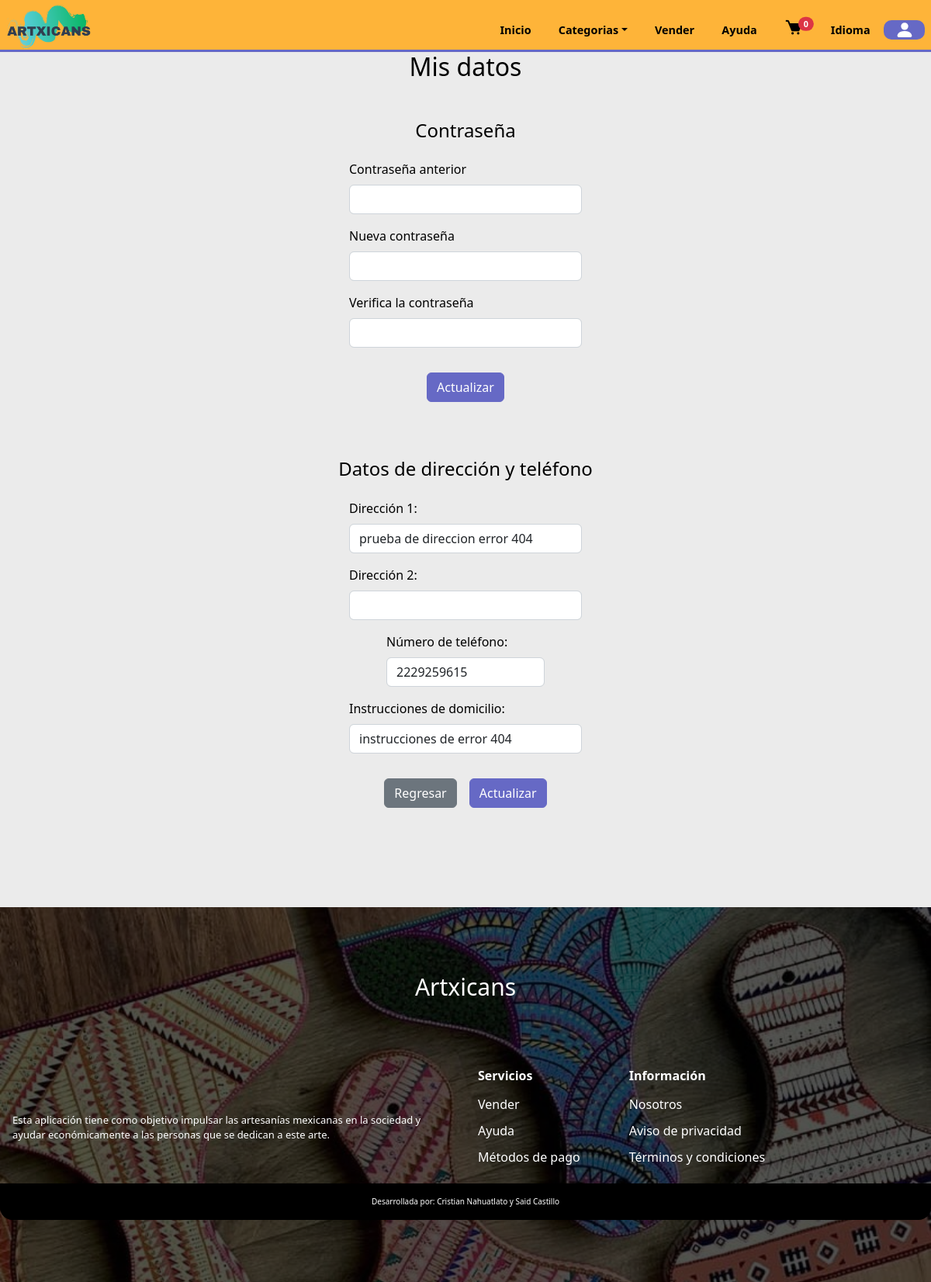
The page /mydata.php (signed in) on the database its author committed.
### tables this page shows
CREATE TABLE `direcciones` (
  `id_direccion` int(11) NOT NULL,
  `usuario_id` int(11) NOT NULL,
  `nombre` varchar(100) NOT NULL,
  `direccion1` varchar(200) NOT NULL,
  `direccion2` varchar(200) NOT NULL,
  `ciudad` varchar(200) NOT NULL,
  `estado` varchar(200) NOT NULL,
  `pais` varchar(90) NOT NULL,
  `codigopostal` varchar(10) NOT NULL,
  `telefono` varchar(10) NOT NULL,
  `instrucciones` text NOT NULL
);

### mydata.php (called while the page is built, shortened)
<?php
    include('./global/conexion.php');
    include('./templates/cabecera.php');
    include('global/Smydata.php');
?>
<?php
    include('./templates/pie.php');
?>

### global/Smydata.php (the view, shortened to what this page needs)
<?php
    $id_user = $_SESSION['id'];
?>
<section class="mydata">
    <h1 align="center">Mis datos</h1>
    <br>
    <form class="my-data mt-4" method="post" >
        <h2 align="center">Contraseña</h2>
        <br>
        <div class="mb-3">
            <label for="password" class="form-label">Contraseña anterior</label>
            <input type="password" class="form-control input-width" name="oldpassword">
        </div>
        <div class="mb-3">
            <label for="password" class="form-label">Nueva contraseña</label>
            <input type="password" class="form-control input-width" name="newpassword">
        </div>
        <div class="mb-3">
            <label for="password" class="form-label">Verifica la contraseña</label>
            <input type="password" class="form-control input-width" name="repeatpassword">
        </div>
        <div class="mt-3 buttons-data">
            <button type="submit" name="updatepassword" class="btn btn-info">Actualizar</button>
        </div>
    </form>
    <br>
    <br>
<?php
    $sql = mysqli_query($conn,"SELECT * FROM registro WHERE ID = '$id_user'");
    $res = mysqli_fetch_array($sql);
    if($res['direccion'] == 1){
?>
    <form class="my-data mt-4" method="post" >
        <h2 align="center">Datos de dirección y teléfono</h2>
        <br>
<?php
        $query2 = mysqli_query($conn,"SELECT * FROM direcciones WHERE usuario_id = '$id_user'");
        $data2 = mysqli_fetch_array($query2);
?>
        <div class="mb-3">
            <label for="direccion1" class="form-label">Dirección 1:</label>
            <input type="text" class="form-control input-width" id="direccion1" name="direccion1" value="<?php echo $data2['direccion1']?>" >
        </div>
        <div class="mb-3">
            <label for="direccion2" class="form-label">Dirección 2:</label>
            <input type="text" class="form-control input-width" id="direccion2" name="direccion2" value="<?php echo $data2['direccion2']?>" >
        </div>
        <div class="mb-3">
            <label for="telefono" class="form-label">Número de teléfono:</label>
            <div class="telefonos">
            <input type="text" class="form-control input-medium" id="telefono" name="telefono" value="<?php echo $data2['telefono']?>" >
            </div>
        </div>
        <div class="mb-3">
            <label for="instrucciones" class="form-label">Instrucciones de domicilio:</label>
            <input type="text" class="form-control input-width" id="instrucciones" name="instrucciones" value="<?php echo $data2['instrucciones']?>" >
        </div>
        <div class="mt-3 buttons-data">
            <a class="btn btn-secondary" href='./profile.php'>Regresar</a>
            <button type="submit" name="updatedata" class="btn btn-info">Actualizar</button>
        </div>
    </form>
<?php
        }
?>
</section>

### styles/home/products.css (style rules this page uses)
.btn-info { --bs-btn-color: var(--bs-white); --bs-btn-bg: var(--second-alpha-color); --bs-btn-border-color: var(--second-alpha-color); --bs-btn-hover-color: var(--bs-white); --bs-btn-hover-bg: #787bc8; --bs-btn-hover-border-color:var(--second-alpha-color) ; --bs-btn-focus-shadow-rgb: var(--bd-violet-rgb); --bs-btn-active-color: var(--bs-btn-hover-color); --bs-btn-active-bg: var(--second-alpha-color); --bs-btn-active-border-color: var(--second-alpha-color); --bs-btn-disabled-color:rgb(57, 55, 55); --bs-btn-disabled-bg: #a7a9ea; --bs-btn-disabled-border-color: #787bc8; }

### styles/home/main.css (style rules this page uses)
body { top:0px !important; }

### styles/pages/profile.css (style rules this page uses)
.my-data { display: flex; align-items: center; justify-content: center; flex-direction: column; }
.telefonos { display: flex; flex-direction: row; gap: 0.5rem; }
.input-width { width: 90vw; }
.input-medium { width: 60vw; }
.buttons-data { display: flex; align-items: center; justify-content: center; flex-direction: row; gap: 1rem; flex-wrap: nowrap; }
@media screen and (min-width:768px) { .input-width { width: 25vw; } }
@media screen and (min-width:768px) { .input-medium { width: 17vw; } }

### index.css (style rules this page uses)
:root { --first-color: #feb439; --first-alpha-color: #FDD100; --second-color: #7D3C98; --second-alpha-color: #6669c5; --black-color: black; --white-color: white; --black-alpha-color: rgba(0,0,0,0.5); --white-alpha-color: rgba(255,255,255,0.5); --opacity-color: rgba(8,75,138,0.7); --font: "RaleWay",sans-serif; --max-width: 1200px; --header-height: 4.7rem; --link-color: #509ee3; --card-bg:rgb(225,225,235); --card-hover:rgb(255,255,255); }
* { padding:0; margin:0; -webkit-box-sizing: border-box; -moz-box-sizing: border-box; box-sizing: border-box; }
html { box-sizing: border-box; font-family: var(--font); font-size: 16px; scroll-behavior: smooth; }
*, *::after, *::before { box-sizing: inherit; }
body { margin: 0; overflow-x: hidden; color: var(--black-color); background-color: rgb(235, 235, 235);; }
a { color: var(--link-color); transition: all 0.5s ease-out; text-decoration: none; }
h1 { margin: 0; font-size: 2rem; }
h2 { margin: 0; font-size: 1.5rem; }

### rows shown on the page
direcciones: direccion1 "prueba de direccion error 404", telefono "2229259615", instrucciones "instrucciones de error 404"
